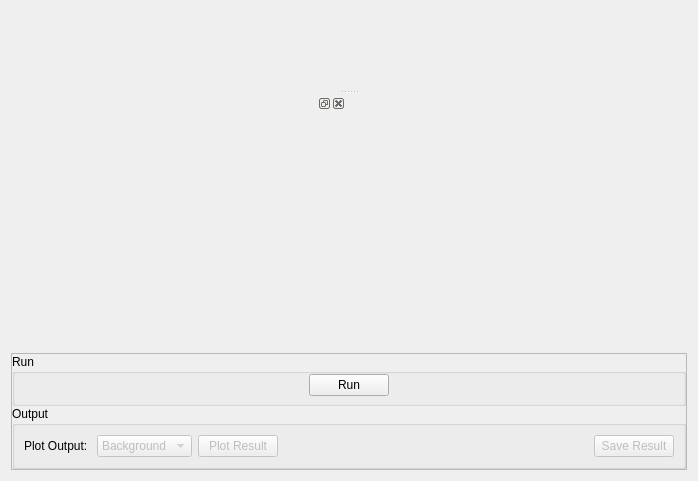
<?xml version="1.0" encoding="UTF-8"?>
<ui version="4.0">
 <class>IqtFit</class>
 <widget class="QWidget" name="IqtFit">
  <property name="geometry">
   <rect>
    <x>0</x>
    <y>0</y>
    <width>698</width>
    <height>481</height>
   </rect>
  </property>
  <property name="windowTitle">
   <string>Form</string>
  </property>
  <layout class="QVBoxLayout" name="verticalLayout_2">
   <item>
    <widget class="QSplitter" name="splitter">
     <property name="orientation">
      <enum>Qt::Vertical</enum>
     </property>
     <property name="childrenCollapsible">
      <bool>false</bool>
     </property>
     <widget class="MantidQt::CustomInterfaces::IDA::IndirectFitDataView" name="fitDataView" native="true"/>
     <widget class="QWidget" name="layoutWidget">
      <layout class="QVBoxLayout" name="verticalLayout">
       <item>
        <layout class="QHBoxLayout" name="loPlotArea" stretch="1,1">
         <property name="leftMargin">
          <number>0</number>
         </property>
         <property name="rightMargin">
          <number>0</number>
         </property>
         <item>
          <widget class="MantidQt::MantidWidgets::IndirectFitPropertyBrowser" name="fitPropertyBrowser">
           <widget class="QWidget" name="dockWidgetContents"/>
          </widget>
         </item>
         <item>
          <widget class="MantidQt::CustomInterfaces::IDA::IndirectFitPlotView" name="pvFitPlotView" native="true"/>
         </item>
        </layout>
       </item>
       <item>
        <widget class="QFrame" name="frame">
         <property name="frameShape">
          <enum>QFrame::StyledPanel</enum>
         </property>
         <property name="frameShadow">
          <enum>QFrame::Raised</enum>
         </property>
         <layout class="QVBoxLayout" name="verticalLayout_3">
          <property name="spacing">
           <number>0</number>
          </property>
          <property name="leftMargin">
           <number>0</number>
          </property>
          <property name="topMargin">
           <number>0</number>
          </property>
          <property name="rightMargin">
           <number>0</number>
          </property>
          <property name="bottomMargin">
           <number>0</number>
          </property>
          <item>
           <widget class="MantidQt::CustomInterfaces::IDA::IndirectSpectrumSelectionView" name="svSpectrumView" native="true"/>
          </item>
          <item>
           <widget class="QGroupBox" name="gbRun">
            <property name="title">
             <string>Run</string>
            </property>
            <layout class="QHBoxLayout" name="horizontalLayout">
             <property name="topMargin">
              <number>0</number>
             </property>
             <property name="bottomMargin">
              <number>7</number>
             </property>
             <item>
              <spacer name="horizontalSpacer">
               <property name="orientation">
                <enum>Qt::Horizontal</enum>
               </property>
               <property name="sizeHint" stdset="0">
                <size>
                 <width>282</width>
                 <height>20</height>
                </size>
               </property>
              </spacer>
             </item>
             <item>
              <widget class="QPushButton" name="pbRun">
               <property name="text">
                <string>Run</string>
               </property>
              </widget>
             </item>
             <item>
              <spacer name="horizontalSpacer_2">
               <property name="orientation">
                <enum>Qt::Horizontal</enum>
               </property>
               <property name="sizeHint" stdset="0">
                <size>
                 <width>40</width>
                 <height>20</height>
                </size>
               </property>
              </spacer>
             </item>
            </layout>
           </widget>
          </item>
          <item>
           <widget class="QGroupBox" name="gbOutput">
            <property name="title">
             <string>Output</string>
            </property>
            <layout class="QHBoxLayout" name="horizontalLayout_2">
             <item>
              <widget class="QLabel" name="lbPlotType">
               <property name="text">
                <string>Plot Output: </string>
               </property>
              </widget>
             </item>
             <item>
              <widget class="QComboBox" name="cbPlotType">
               <property name="enabled">
                <bool>false</bool>
               </property>
               <item>
                <property name="text">
                 <string>Background</string>
                </property>
               </item>
               <item>
                <property name="text">
                 <string>Intensity</string>
                </property>
               </item>
               <item>
                <property name="text">
                 <string>Tau</string>
                </property>
               </item>
               <item>
                <property name="text">
                 <string>Beta</string>
                </property>
               </item>
               <item>
                <property name="text">
                 <string>All</string>
                </property>
               </item>
              </widget>
             </item>
             <item>
              <widget class="QPushButton" name="pbPlot">
               <property name="enabled">
                <bool>false</bool>
               </property>
               <property name="text">
                <string>Plot Result</string>
               </property>
              </widget>
             </item>
             <item>
              <spacer name="horizontalSpacer_1">
               <property name="orientation">
                <enum>Qt::Horizontal</enum>
               </property>
               <property name="sizeHint" stdset="0">
                <size>
                 <width>40</width>
                 <height>20</height>
                </size>
               </property>
              </spacer>
             </item>
             <item>
              <widget class="QPushButton" name="pbSave">
               <property name="enabled">
                <bool>false</bool>
               </property>
               <property name="text">
                <string>Save Result</string>
               </property>
              </widget>
             </item>
            </layout>
           </widget>
          </item>
         </layout>
        </widget>
       </item>
      </layout>
     </widget>
    </widget>
   </item>
  </layout>
 </widget>
 <customwidgets>
  <customwidget>
   <class>MantidQt::CustomInterfaces::IDA::IndirectSpectrumSelectionView</class>
   <extends>QWidget</extends>
   <header>IndirectSpectrumSelectionView.h</header>
   <container>1</container>
  </customwidget>
  <customwidget>
   <class>MantidQt::MantidWidgets::IndirectFitPropertyBrowser</class>
   <extends>QDockWidget</extends>
   <header>MantidQtWidgets/Common/IndirectFitPropertyBrowser.h</header>
   <container>1</container>
  </customwidget>
  <customwidget>
   <class>MantidQt::CustomInterfaces::IDA::IndirectFitPlotView</class>
   <extends>QWidget</extends>
   <header>IndirectFitPlotView.h</header>
   <container>1</container>
  </customwidget>
  <customwidget>
   <class>MantidQt::CustomInterfaces::IDA::IndirectFitDataView</class>
   <extends>QWidget</extends>
   <header>IndirectFitDataView.h</header>
   <container>1</container>
  </customwidget>
 </customwidgets>
 <resources/>
 <connections/>
</ui>
